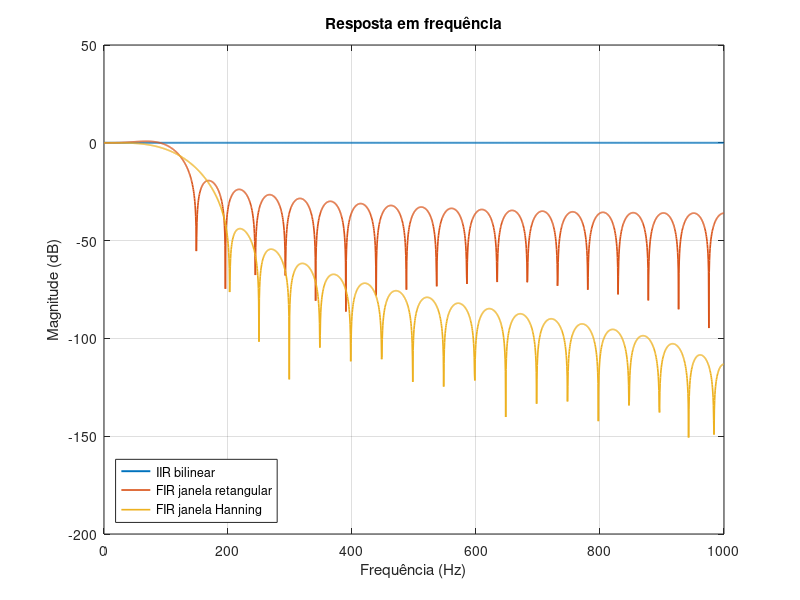
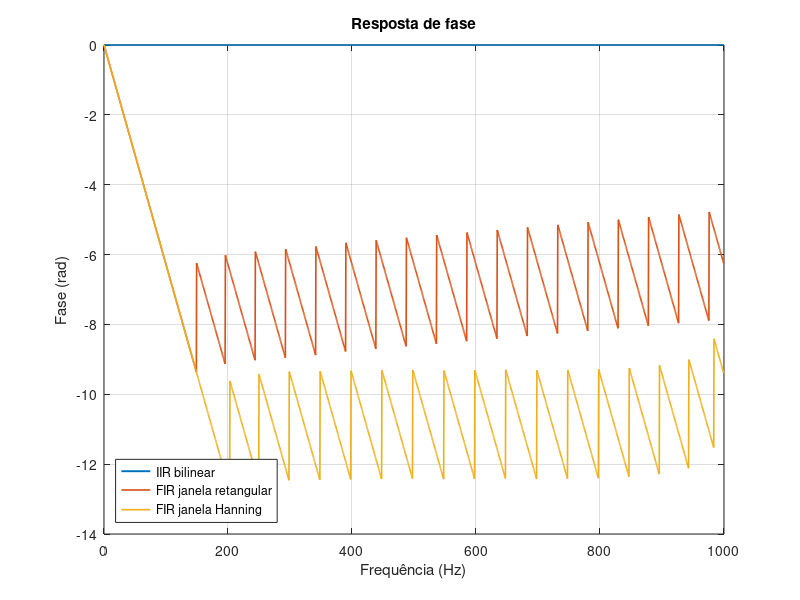
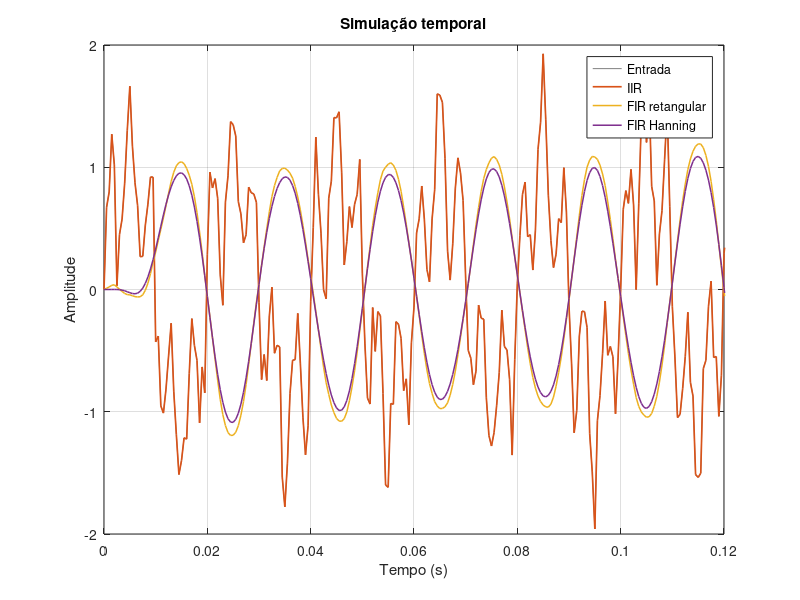
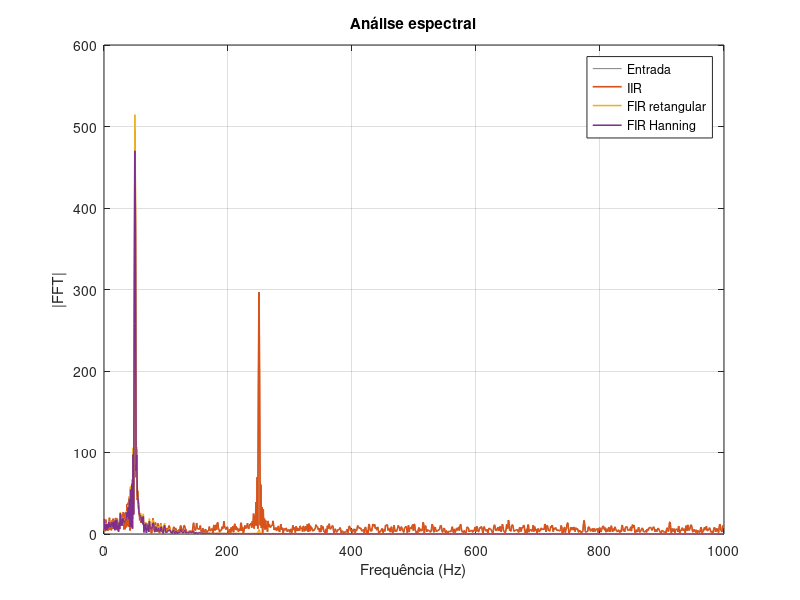

The MATLAB script that drew these images, in order:
clc;
close all;

output_dir = fullfile('output', 'parte_a');
if ~exist(output_dir, 'dir')
  mkdir(output_dir);
end

if exist('OCTAVE_VERSION', 'builtin')
  pkg load signal;
end

fs = 2000;
fc = 120;
wc = 2 * pi * fc;
nfft = 2048;

% =================================
% IIR por transformação bilinear
% =================================
num_s = [0 0 wc^2];
den_s = [1 sqrt(2) * wc wc^2];
[b_iir, a_iir] = bilinear(num_s, den_s, fs);

% =================================
% FIR com 41 coeficientes
% =================================
fir_order = 40;
window_rect = ones(1, fir_order + 1);
window_hann = hanning(fir_order + 1)';
b_fir_rect = fir1(fir_order, fc / (fs / 2), 'low', window_rect);
b_fir_hann = fir1(fir_order, fc / (fs / 2), 'low', window_hann);
a_fir = 1;

[h_iir, w_iir] = freqz(b_iir, a_iir, nfft, fs);
[h_rect, w_rect] = freqz(b_fir_rect, a_fir, nfft, fs);
[h_hann, w_hann] = freqz(b_fir_hann, a_fir, nfft, fs);

figure('visible', 'off');
plot(w_iir, 20 * log10(abs(h_iir) + eps), 'LineWidth', 1.4); hold on;
plot(w_rect, 20 * log10(abs(h_rect) + eps), 'LineWidth', 1.2);
plot(w_hann, 20 * log10(abs(h_hann) + eps), 'LineWidth', 1.2);
grid on;
xlabel('Frequência (Hz)');
ylabel('Magnitude (dB)');
title('Resposta em frequência');
legend('IIR bilinear', 'FIR janela retangular', 'FIR janela Hanning', 'Location', 'southwest');
saveas(gcf, fullfile(output_dir, 'resposta_frequencia.png'));

figure('visible', 'off');
plot(w_iir, unwrap(angle(h_iir)), 'LineWidth', 1.4); hold on;
plot(w_rect, unwrap(angle(h_rect)), 'LineWidth', 1.2);
plot(w_hann, unwrap(angle(h_hann)), 'LineWidth', 1.2);
grid on;
xlabel('Frequência (Hz)');
ylabel('Fase (rad)');
title('Resposta de fase');
legend('IIR bilinear', 'FIR janela retangular', 'FIR janela Hanning', 'Location', 'southwest');
saveas(gcf, fullfile(output_dir, 'resposta_fase.png'));

t = 0:1 / fs:0.5;
sinal = sin(2 * pi * 50 * t) + 0.6 * sin(2 * pi * 250 * t) + 0.2 * randn(size(t));
y_iir = filter(b_iir, a_iir, sinal);
y_rect = filter(b_fir_rect, a_fir, sinal);
y_hann = filter(b_fir_hann, a_fir, sinal);

figure('visible', 'off');
plot(t, sinal, 'Color', [0.5 0.5 0.5]); hold on;
plot(t, y_iir, 'LineWidth', 1.2);
plot(t, y_rect, 'LineWidth', 1.1);
plot(t, y_hann, 'LineWidth', 1.1);
xlim([0 0.12]);
grid on;
xlabel('Tempo (s)');
ylabel('Amplitude');
title('Simulação temporal');
legend('Entrada', 'IIR', 'FIR retangular', 'FIR Hanning', 'Location', 'northeast');
saveas(gcf, fullfile(output_dir, 'simulacao_temporal.png'));

spec_freq = (0:nfft / 2 - 1) * (fs / nfft);
fft_in = fft(sinal, nfft);
fft_iir = fft(y_iir, nfft);
fft_rect = fft(y_rect, nfft);
fft_hann = fft(y_hann, nfft);

figure('visible', 'off');
plot(spec_freq, abs(fft_in(1:nfft / 2)), 'Color', [0.5 0.5 0.5]); hold on;
plot(spec_freq, abs(fft_iir(1:nfft / 2)), 'LineWidth', 1.2);
plot(spec_freq, abs(fft_rect(1:nfft / 2)), 'LineWidth', 1.1);
plot(spec_freq, abs(fft_hann(1:nfft / 2)), 'LineWidth', 1.1);
grid on;
xlabel('Frequência (Hz)');
ylabel('|FFT|');
title('Análise espectral');
legend('Entrada', 'IIR', 'FIR retangular', 'FIR Hanning', 'Location', 'northeast');
saveas(gcf, fullfile(output_dir, 'analise_espectral.png'));

pad_a_iir = nan(length(b_iir), 1);
pad_a_iir(1:length(a_iir)) = a_iir(:);
coef_iir = [(0:length(b_iir)-1)', b_iir(:), pad_a_iir];
coef_fir = [(0:length(b_fir_rect)-1)', b_fir_rect(:), b_fir_hann(:)];
simulacao = [t(:), sinal(:), y_iir(:), y_rect(:), y_hann(:)];

fid = fopen(fullfile(output_dir, 'coeficientes_iir.csv'), 'w');
fprintf(fid, 'indice,b_iir,a_iir\n');
for r = 1:size(coef_iir, 1)
  fprintf(fid, '%d,%.10f,%.10f\n', coef_iir(r, 1), coef_iir(r, 2), coef_iir(r, 3));
end
fclose(fid);

fid = fopen(fullfile(output_dir, 'coeficientes_fir.csv'), 'w');
fprintf(fid, 'indice,fir_retangular,fir_hanning\n');
for r = 1:size(coef_fir, 1)
  fprintf(fid, '%d,%.10f,%.10f\n', coef_fir(r, 1), coef_fir(r, 2), coef_fir(r, 3));
end
fclose(fid);

fid = fopen(fullfile(output_dir, 'simulacao_temporal.csv'), 'w');
fprintf(fid, 'tempo_s,entrada,saida_iir,saida_fir_ret,saida_fir_hann\n');
for r = 1:size(simulacao, 1)
  fprintf(fid, '%.10f,%.10f,%.10f,%.10f,%.10f\n', simulacao(r, 1), simulacao(r, 2), simulacao(r, 3), simulacao(r, 4), simulacao(r, 5));
end
fclose(fid);

save(fullfile(output_dir, 'lab3a_resultados.mat'), 'fs', 'fc', 'b_iir', 'a_iir', 'b_fir_rect', 'b_fir_hann', ...
     'w_iir', 'h_iir', 'w_rect', 'h_rect', 'w_hann', 'h_hann', 't', 'sinal', 'y_iir', 'y_rect', 'y_hann');

fprintf('Resultados guardados em %s\n', output_dir);
